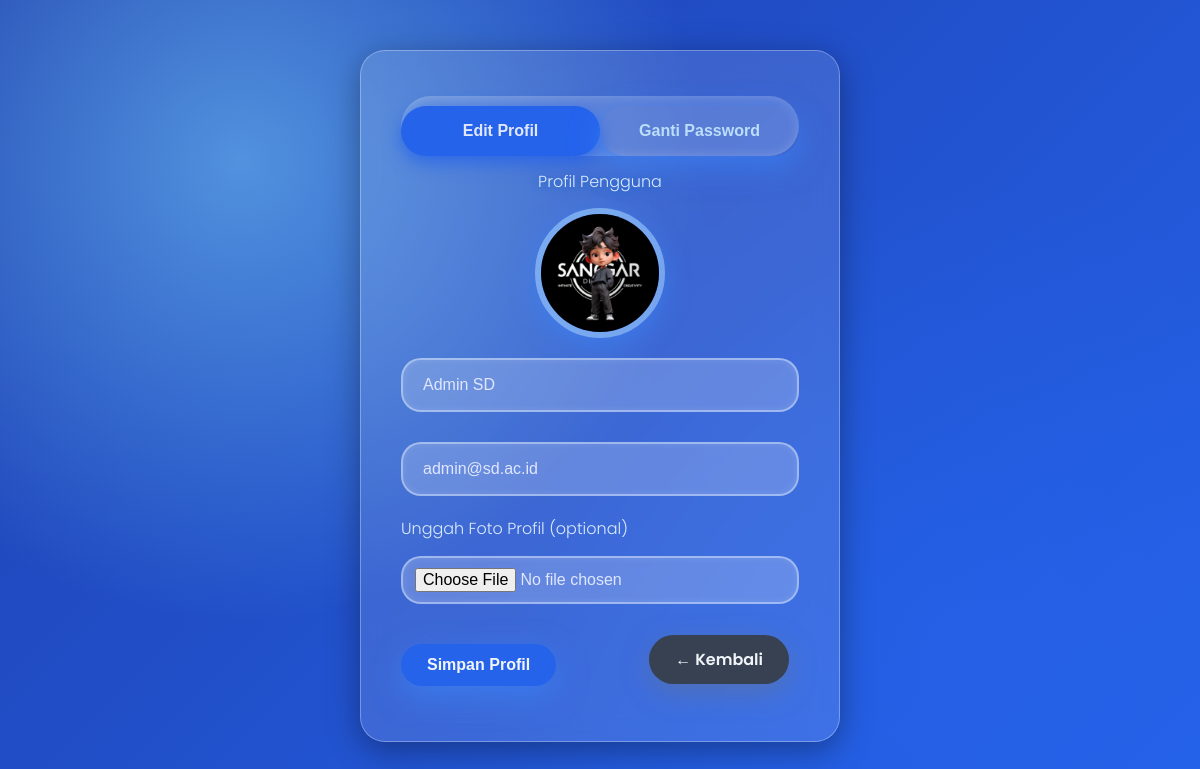
/dashboard/profile.php (signed in), run on the app's committed database.
### tables this page shows
CREATE TABLE `users` (
  `id` int(11) NOT NULL,
  `name` varchar(100) DEFAULT NULL,
  `email` varchar(100) DEFAULT NULL,
  `password` varchar(255) DEFAULT NULL,
  `role` enum('admin','guru','siswa') DEFAULT 'siswa',
  `created_at` timestamp NOT NULL DEFAULT current_timestamp(),
  `photo` varchar(255) DEFAULT NULL
);

### dashboard/profile.php (the view, shortened to what this page needs)
<?php
require '../config/db.php';
$user_id = $_SESSION['user_id'];
$result = $conn->query("SELECT * FROM users WHERE id = $user_id");
$user = $result->fetch_assoc();
$role = $user['role'] ?? 'siswa';
switch ($role) {
    case 'admin':
        $dashboard_link = 'admin.php';
        break;
}
?>
<!DOCTYPE html>
<html lang="id">
<head>
<link rel="stylesheet" href="profile.css" />
</head>
<body>
<div class="container" role="main" aria-label="Profil Pengguna">
  <div class="tabs" role="tablist">
    <button class="tab-btn active" onclick="switchTab(event, 'profile')" role="tab" aria-selected="true" aria-controls="profile" id="tab-profile">Edit Profil</button>
    <button class="tab-btn" onclick="switchTab(event, 'password')" role="tab" aria-selected="false" aria-controls="password" id="tab-password">Ganti Password</button>
  </div>
<section id="profile" class="tab-content active" role="tabpanel" aria-labelledby="tab-profile">
  <h2>Profil Pengguna</h2>
  <form method="post" enctype="multipart/form-data" autocomplete="off" aria-describedby="profile-desc">
    <div class="center" id="profile-desc">
      <?php if ($user['photo']): ?>
        <img src="../<?= htmlspecialchars($user['photo']) ?>" class="profile-photo" alt="Foto Profil <?= htmlspecialchars($user['name']) ?>">
      <?php else: ?>
        <img src="https://via.placeholder.com/130?text=No+Photo" class="profile-photo" alt="Foto Profil Default">
      <?php endif; ?>
    </div>
    <input type="text" name="name" value="<?= htmlspecialchars($user['name']) ?>" placeholder="Nama Lengkap" required aria-label="Nama lengkap" />
    <input type="email" name="email" value="<?= htmlspecialchars($user['email']) ?>" placeholder="Email" required aria-label="Email" />
    <label for="photo" style="color:#dbeafe; font-weight:300; margin-bottom: 5px; display: block;">Unggah Foto Profil (optional)</label>
    <input type="file" name="photo" id="photo" accept="image/*" aria-label="Unggah foto profil" />
    <div style="display: flex; justify-content: space-between; align-items: center; margin-top: 10px;">
      <button type="submit" name="update_profile" aria-label="Simpan perubahan profil" style="padding: 12px 26px; font-weight:600; border-radius: 50px; background-color:#2563eb; color:#f1f5f9; border:none; cursor:pointer;">Simpan Profil</button>
      <a href="<?= htmlspecialchars($dashboard_link) ?>" class="back-btn" role="link" aria-label="Kembali ke dashboard" style="text-decoration:none; padding: 12px 26px; color:#f1f5f9; font-weight:600; border-radius: 50px; background-color:#374151; display:inline-block; cursor:pointer;">&larr; Kembali</a>
    </div>
  </form>
</section>
</div>
</body>
</html>

### dashboard/profile.css (style rules this page uses)
* { box-sizing: border-box; }
body { margin: 0; font-family: 'Poppins', sans-serif; background: radial-gradient(circle at 20% 20%, #7dd3fc88, transparent 40%), radial-gradient(circle at 80% 80%, #2563eb88, transparent 40%), linear-gradient(135deg, #1e40af, #2563eb); min-height: 100vh; display: flex; justify-content: center; align-items: flex-start; padding: 50px 15px 60px; color: #f1f5f9; overflow-x: hidden; }
.container { background: rgba(255, 255, 255, 0.12); border-radius: 25px; max-width: 480px; width: 100%; padding: 45px 40px 55px; box-shadow: 0 8px 32px 0 rgba(0, 0, 0, 0.35); backdrop-filter: blur(12px); -webkit-backdrop-filter: blur(12px); border: 1px solid rgba(255, 255, 255, 0.3); animation: slideUp 0.7s ease forwards; }
h2 { font-weight: 300; font-size: 1rem; margin: 10 10 10px; color: #dbeafe; text-align: center; text-shadow: 0 2px 8px rgba(21, 101, 192, 0.8); }
.tabs { display: flex; justify-content: center; margin-bottom: 10px; border-radius: 90px; background: rgba(255, 255, 255, 0.15); box-shadow: inset 0 0 12px rgba(255, 255, 255, 0.2); user-select: none; }
.tab-btn { flex: 1; padding: 16px 0; font-weight: 600; font-size: 1rem; border: none; cursor: pointer; border-radius: 50px; background: transparent; color: #bbdefb; transition: background-color 0.4s ease, color 0.4s ease, box-shadow 0.3s ease; user-select: none; }
.tab-btn.active { background: #2563eb; color: #e0e7ff; box-shadow: 0 6px 18px rgba(37, 99, 235, 0.85); }
.tab-content { display: none; animation: fadeContent 0.5s ease forwards; }
.tab-content.active { display: block; }
input[type="text"], input[type="email"], input[type="password"], input[type="file"] { width: 100%; padding: 16px 20px; margin: 10px 0 20px; border-radius: 20px; border: 2px solid rgba(219, 234, 254, 0.5); background: rgba(255, 255, 255, 0.2); color: #e0e7ff; font-size: 1rem; outline-offset: 3px; transition: border-color 0.3s ease, background-color 0.3s ease, color 0.3s ease; box-shadow: inset 0 0 6px rgba(255, 255, 255, 0.1); }
input[type="text"]::placeholder, input[type="email"]::placeholder, input[type="password"]::placeholder { color: #dbeafeaa; }
input[type="file"] { padding: 10px 12px; }
button { cursor: pointer; padding: 16px 28px; border: none; border-radius: 50px; background-color: #3b82f6; color: white; font-weight: 700; font-size: 1rem; box-shadow: 0 10px 30px rgba(59, 130, 246, 0.7); transition: background-color 0.4s ease, box-shadow 0.4s ease; user-select: none; margin-top: 10px; min-width: 140px; display: inline-block; }
.back-btn { background-color: #64748b; margin-right: 10px; box-shadow: 0 8px 26px rgba(100, 116, 139, 0.5); }
.profile-photo { display: block; margin: 0 auto 10px; width: 130px; height: 130px; border-radius: 50%; object-fit: cover; border: 6px solid #93c5fdaa; box-shadow: 0 8px 25px rgba(59, 130, 246, 0.6); transition: transform 0.4s ease, box-shadow 0.4s ease; }
.center { text-align: center; }

### data on the page
users: photo (picture), name "Admin SD", email "admin@sd.ac.id"
